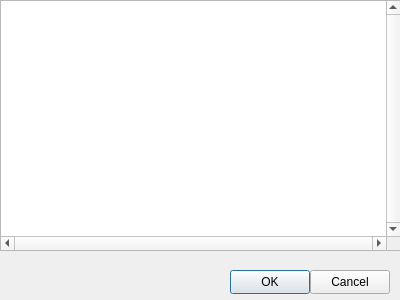
<?xml version="1.0" encoding="UTF-8"?>
<ui version="4.0">
 <class>ReadLogDialog</class>
 <widget class="QDialog" name="ReadLogDialog">
  <property name="geometry">
   <rect>
    <x>0</x>
    <y>0</y>
    <width>400</width>
    <height>300</height>
   </rect>
  </property>
  <property name="windowTitle">
   <string>Read Log</string>
  </property>
  <widget class="QWidget" name="gridLayoutWidget">
   <property name="geometry">
    <rect>
     <x>0</x>
     <y>0</y>
     <width>401</width>
     <height>251</height>
    </rect>
   </property>
   <layout class="QGridLayout" name="gridLayout">
    <item row="0" column="0">
     <widget class="QTextEdit" name="txtLog">
      <property name="verticalScrollBarPolicy">
       <enum>Qt::ScrollBarAlwaysOn</enum>
      </property>
      <property name="horizontalScrollBarPolicy">
       <enum>Qt::ScrollBarAlwaysOn</enum>
      </property>
      <property name="readOnly">
       <bool>true</bool>
      </property>
     </widget>
    </item>
   </layout>
  </widget>
  <widget class="QPushButton" name="btnOk">
   <property name="geometry">
    <rect>
     <x>230</x>
     <y>270</y>
     <width>80</width>
     <height>24</height>
    </rect>
   </property>
   <property name="text">
    <string>OK</string>
   </property>
  </widget>
  <widget class="QPushButton" name="btnCancel">
   <property name="geometry">
    <rect>
     <x>310</x>
     <y>270</y>
     <width>80</width>
     <height>24</height>
    </rect>
   </property>
   <property name="text">
    <string>Cancel</string>
   </property>
  </widget>
 </widget>
 <resources/>
 <connections/>
</ui>
